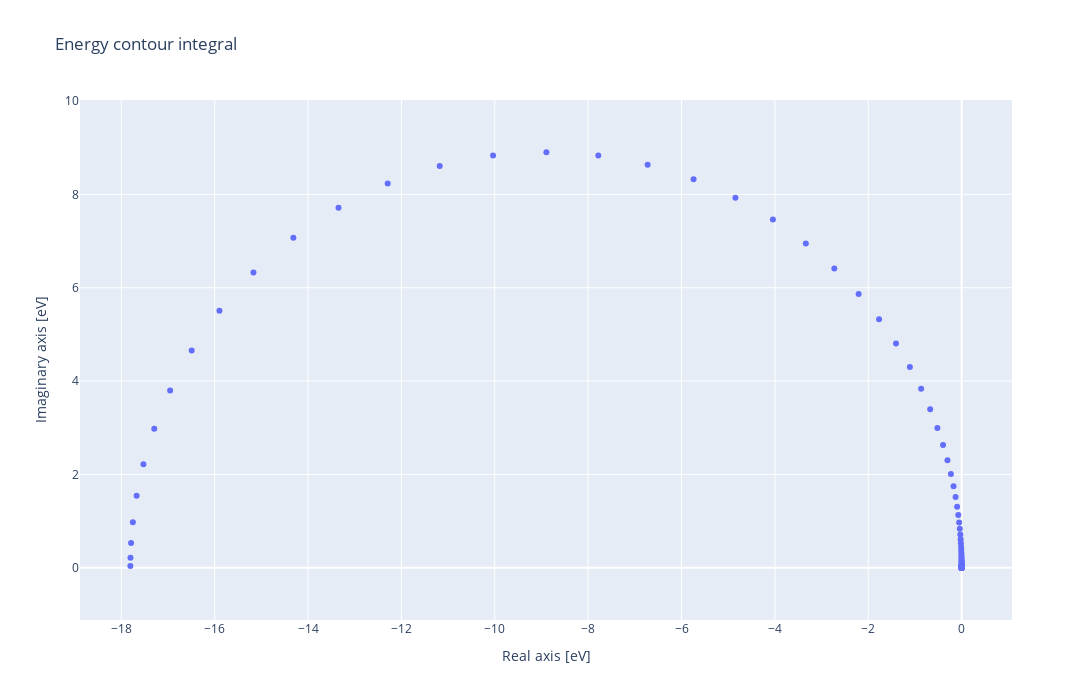

Write notebook code for a chart like this one.
### Code cell
simulation_contour = grogupy.Contour(
    eset=100,
    esetp=10000,
    emin=None,
    emax=0,
    emin_shift=-5,
    emax_shift=0,
    eigfile=infile,
)
simulation_contour.plot().show()
simulation_contour
